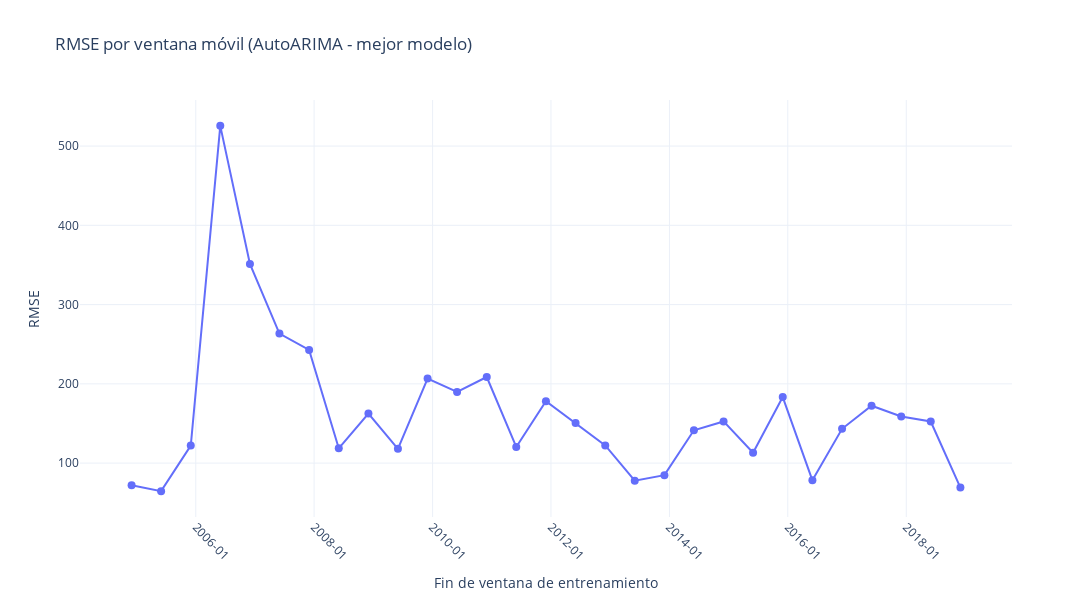

Write notebook code for a chart like this one.
### Code cell
results_arima = pd.DataFrame({
    "window_end": window_end,
    "rmse": rmse_list
})
results_arima = results_arima.sort_values("window_end")

# Plotly interactivo
fig = go.Figure()

fig.add_trace(go.Scatter(
    x=results_arima["window_end"],
    y=results_arima["rmse"],
    mode="lines+markers",
    marker=dict(size=8),
    line=dict(width=2),
    name="RMSE"
))

fig.update_layout(
    title="RMSE por ventana móvil (AutoARIMA - mejor modelo)",
    xaxis_title="Fin de ventana de entrenamiento",
    yaxis_title="RMSE",
    template="plotly_white",
    width=1100,
    height=600,
    xaxis=dict(
        tickformat="%Y-%m",     # formato YYYY-MM
        tickangle=45            # rotar etiquetas
    )
)

# Guardar archivos
fig.write_html(os.path.join(html_dir, "autoarima_rmse.html"))
fig.write_image(os.path.join(png_dir, "autoarima_rmse.png"))

fig.show()

### Figure 1 — Plotly figure (JSON) as saved in the notebook; plotly's stock layout.template omitted (floating-point values rounded to 4 significant figures)
{"data": [{"line": {"width": 2}, "marker": {"size": 8}, "mode": "lines+markers", "name": "RMSE", "type": "scatter", "x": ["2004-12-01T00:00:00", "2005-06-01T00:00:00", "2005-12-01T00:00:00", "2006-06-01T00:00:00", "2006-12-01T00:00:00", "2007-06-01T00:00:00", "2007-12-01T00:00:00", "2008-06-01T00:00:00", "2008-12-01T00:00:00", "2009-06-01T00:00:00", "2009-12-01T00:00:00", "2010-06-01T00:00:00", "2010-12-01T00:00:00", "2011-06-01T00:00:00", "2011-12-01T00:00:00", "2012-06-01T00:00:00", "2012-12-01T00:00:00", "2013-06-01T00:00:00", "2013-12-01T00:00:00", "2014-06-01T00:00:00", "2014-12-01T00:00:00", "2015-06-01T00:00:00", "2015-12-01T00:00:00", "2016-06-01T00:00:00", "2016-12-01T00:00:00", "2017-06-01T00:00:00", "2017-12-01T00:00:00", "2018-06-01T00:00:00", "2018-12-01T00:00:00"], "y": [71.94, 64.61, 122.1, 525.5, 351.2, 263.4, 242.7, 118.7, 162.5, 118.0, 206.6, 189.8, 208.6, 120.4, 178.1, 150.6, 122.3, 77.85, 84.8, 141.4, 152.6, 113.0, 183.3, 78.25, 143.3, 172.4, 158.8, 152.5, 69.16]}], "layout": {"height": 600, "title": {"text": "RMSE por ventana móvil (AutoARIMA - mejor modelo)"}, "width": 1100, "xaxis": {"tickangle": 45, "tickformat": "%Y-%m", "title": {"text": "Fin de ventana de entrenamiento"}}, "yaxis": {"title": {"text": "RMSE"}}}}
